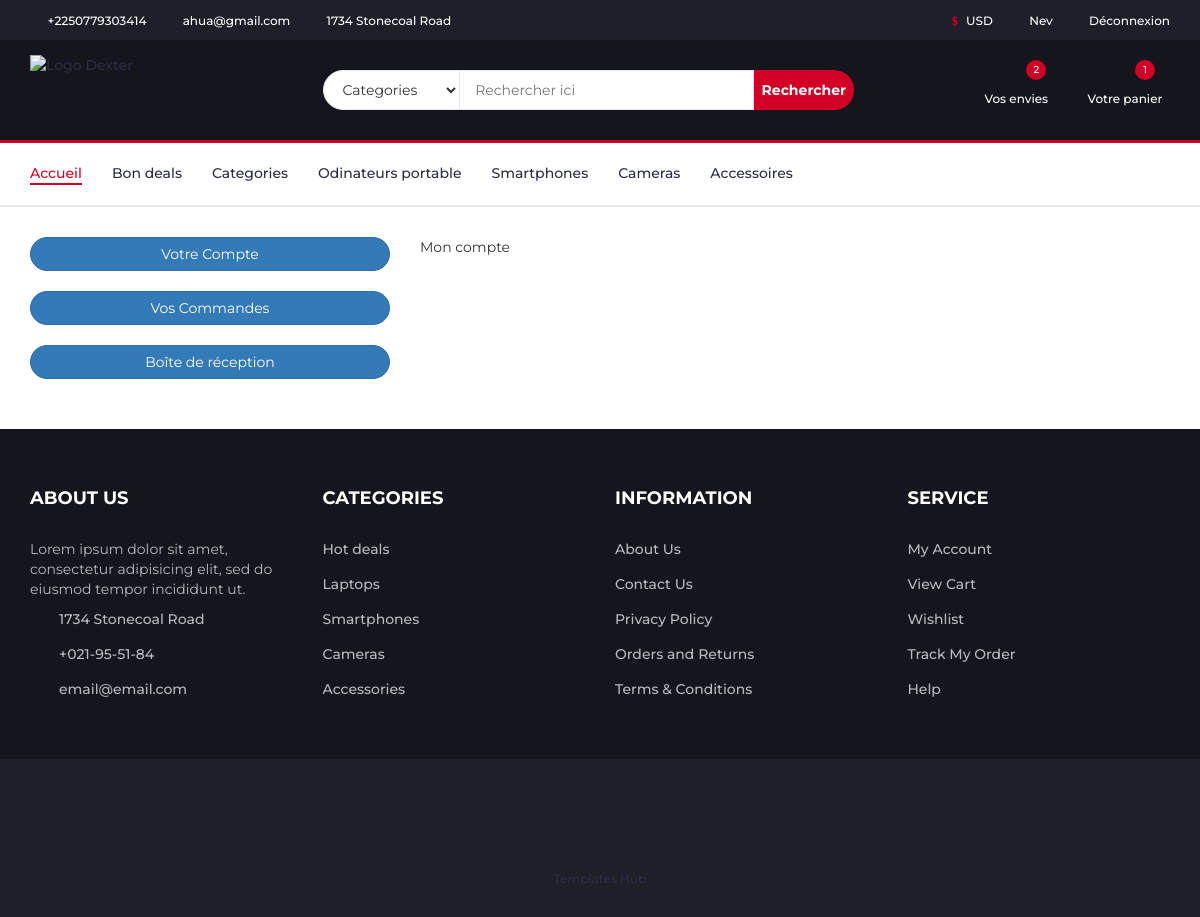
The page /my_account/account (signed in) on the database its author committed.
### accounts/models.py (models this page shows, shortened)
class Shopper(AbstractBaseUser):
    email = models.EmailField(unique=True)
    last_name = models.CharField("Nom", max_length=30)
    first_name = models.CharField("Prénoms", max_length=100)
    telephone = PhoneNumberField()
    gender = models.CharField(max_length=10)
    birthdate = models.DateField(default=timezone.now)
    date_joined = models.DateTimeField(default=timezone.now)
    last_login = models.DateTimeField(default=timezone.now)
    is_admin = models.BooleanField(default=False)
    is_active = models.BooleanField(default=True)
    is_staff = models.BooleanField(default=False)
    is_superadmin = models.BooleanField(default=False)
    objects = CustomUserManager()
    USERNAME_FIELD = 'email'
    REQUIRED_FIELDS = [
        'last_name',
        'first_name',
        'telephone',
        'gender',
        'birthdate'
    ]
    @property
    def is_staff(self):
        "Is the user a member of staff?"
        return self.is_admin

### store/models.py (models this page shows, shortened)
class Cart(models.Model):
    user = models.OneToOneField(AUTH_USER_MODEL, on_delete=models.CASCADE)
    orders = models.ManyToManyField(Order)

### accounts/views.py (the view)
# urls.py: path('my_account/account', views.account_option, name='account-option'),
def account_option(request):
    return render(request, 'account/account_manage_account.html')

### templates/account/account_manage_account.html
{% extends "panel/base.html" %}
{% load static %}
{% block content %}
{% include "panel/header.html" %}
<div class="section">
    <div class="container">
        <div class="row gy-4 align-items-center">
            <div class="col-md-4 col-xs-6 text-center text-uppercase">
                <div class="compte">
                    <a href="{% url 'account-option' %}">
                        <button type="button" class="btn btn-primary mt-5" style="width: 100%;border-radius:20px">
                            Votre Compte
                        </button>
                    </a>
                </div>
                <div class="compte">
                    <a href="{% url 'account-orders' %}">
                        <button type="button" class="btn btn-primary mt-5" style="width: 100%;border-radius:20px">
                            Vos Commandes
                        </button>
                    </a>
                </div>
                <div class="compte">
                    <a href="">
                        <button type="button" class="btn btn-primary mt-5" style="width: 100%;border-radius:20px">
                            Boîte de réception
                        </button>
                    </a>
                </div>
            </div>
            <div class="col-md-8 col-xs-6">
                <p>
                    Mon compte
                </p>
            </div>
        </div>
    </div>
</div>
{% include "panel/footer.html" %}
{% endblock content %}

### templates/panel/header.html (shortened to what this page needs)
{% load static %}
<header>
    {% if request.path != '/cart/checkout/' %}
        <div id="top-header">
            <div class="container">
                <ul class="header-links pull-left">
                    <li><a href="#"><i class="fa fa-phone"></i> {{ user.telephone }} </a></li>
                    <li><a href="#"><i class="fa fa-envelope-o"></i> {{ user.email }}</a></li>
                    <li><a href="#"><i class="fa fa-map-marker"></i> 1734 Stonecoal Road</a></li>
                </ul>
                <ul class="header-links pull-right">
                    <li><a href="#"><i class="fa fa-dollar"></i> USD</a></li>
                    {% if user.is_authenticated %}
                    <li><a href="{% url 'account-manage' %}"><i class="fa fa-user-o"></i> {{ user.last_name }} </a></li>
                    <li><a href="{% url 'logout' %}"><i class="fa fa-sign-out"></i> Déconnexion </a></li>
                    {% else %}
                    <li><a href="{% url 'signin' %}"><i class="fa fa-user-o"></i> Se connecter</a></li>
                    {% endif %}
                </ul>
            </div>
        </div>
    {% endif %}
    <div id="header">
        <div class="container">
            <div class="row">
                <div class="col-md-3">
                    <div class="header-logo">
                        <a href="{% url 'accueil' %}" class="logo">
                            <img src='{% static "images/logo.png" %}' alt="Logo Dexter">
                        </a>
                    </div>
                </div>
                {% if request.path != '/cart/checkout/' %}
                    <div class="col-md-6">
                        <div class="header-search">
                            <form>
                                <select class="input-select">
                                    <option value="0">Categories</option>
                                </select>
                                <input class="input" placeholder="Rechercher ici">
                                <button class="search-btn">Rechercher</button>
                            </form>
                        </div>
                    </div>
                {% endif %}
                {% if request.path != '/cart/checkout/' %}
                    <div class="col-md-3 clearfix">
                        <div class="header-ctn">
                            <div>
                                <a href="#">
                                    <i class="fa fa-heart-o"></i>
                                    <span>Vos envies</span>
                                    <div class="qty">2</div>
                                </a>
                            </div>
                            <div>
                                {% if user.cart %}
                                <a href="{% url 'cart' %}">
                                    <i class="fa fa-shopping-cart"></i>
                                    <span>Votre panier</span>
                                    <div class="qty">
                                        {{ user.cart.orders.count }}
                                    </div>
                                </a>
                                {% endif %}
                            </div>
                        </div>
                    </div>
                {% endif %}
            </div>
        </div>
    </div>
</header>
{% include "panel/navigation.html" %}

### templates/static/style/css/style.css (style rules this page uses)
body { font-family: 'Montserrat', sans-serif; font-weight: 400; color: #333; }
a { color: #2B2D42; font-weight: 500; -webkit-transition: 0.2s color; transition: 0.2s color; }
ul, ol { margin: 0; padding: 0; list-style: none }
.input { height: 40px; padding: 0px 15px; border: 1px solid #E4E7ED; background-color: #FFF; width: 100%; }
.input-select { padding: 0px 15px; background: #FFF; border: 1px solid #E4E7ED; height: 40px; }
.section { padding-top: 30px; padding-bottom: 30px; }
#top-header { padding-top: 10px; padding-bottom: 10px; background-color: #1E1F29; }
.header-links li { display: inline-block; margin-right: 15px; font-size: 12px; }
.header-links li:last-child { margin-right: 0px; }
.header-links li a { color: #FFF; }
.header-links li i { color: #D10024; margin-right: 5px; }
#header { padding-top: 15px; padding-bottom: 15px; background-color: #15161D; }
.header-logo { float: left; }
.header-logo .logo img { display: block; }
.header-search { padding: 15px 0px; }
.header-search form { position: relative; }
.header-search form .input-select { margin-right: -4px; border-radius: 40px 0px 0px 40px; }
.header-search form .input { width: calc(100% - 260px); margin-right: -4px; }
.header-search form .search-btn { height: 40px; width: 100px; background: #D10024; color: #FFF; font-weight: 700; border: none; border-radius: 0px 40px 40px 0px; }
.header-ctn { float: right; padding: 15px 0px; }
.header-ctn>div { display: inline-block; }
.header-ctn>div+div { margin-left: 15px; }
.header-ctn>div>a { display: block; position: relative; width: 90px; text-align: center; color: #FFF; }
.header-ctn>div>a>i { display: block; font-size: 18px; }
.header-ctn>div>a>span { font-size: 12px; }
.header-ctn>div>a>.qty { position: absolute; right: 15px; top: -10px; width: 20px; height: 20px; line-height: 20px; text-align: center; border-radius: 50%; font-size: 10px; color: #FFF; background-color: #D10024; }
.compte { margin-bottom:20px }

### rows shown on the page
Shopper: telephone "+2250779303414", email "ahua@gmail.com", last_name "Nev", cart.orders.count "1"
